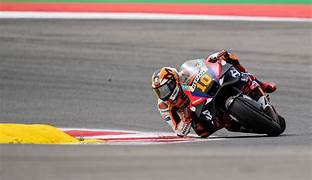
#> input picture DAY 2/img33.jpg, 312 x 180 px, found by its file name
$ python read.py
#> lines starting #> are read from the running program, lines starting #| are printed output that depends on the picture; after the words box and inside, x2 and y2 are one past the last pixel; in counts of white or black regions, pixels touching at a corner belong together
import cv2
import matplotlib.pyplot as plt

img=cv2.imread("img33.jpg")
#> img is the input picture: shape (180, 312, 3); mean B, G, R 125, 131.3, 144.7

gray=cv2.cvtColor(img,cv2.COLOR_BGR2GRAY)
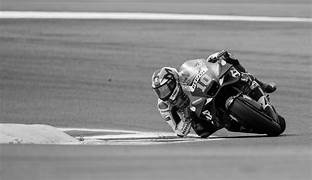
#> gray: shape (180, 312); min 0, max 255, mean 134.6
threshold,thres=cv2.threshold(gray,0,255,cv2.THRESH_BINARY+cv2.THRESH_OTSU)
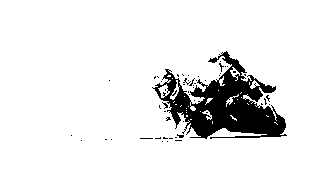
#> thres: shape (180, 312); 90.4% white; 53 black regions (52 under 20 px), largest, box (x1, y1, x2, y2) and area: (152, 51, 287, 139) 5190
#> threshold = 87

plt.imshow(cv2.cvtColor(thres,cv2.COLOR_BGR2RGB))

plt.show()

$ run again, with DAY 2/img3.jpg copied over DAY 2/img33.jpg
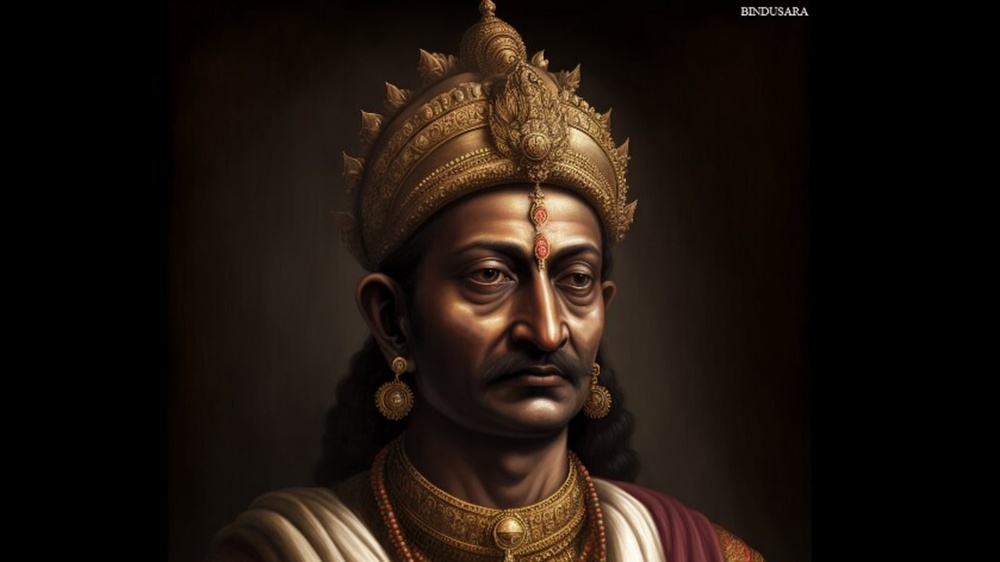
#> input picture DAY 2/img3.jpg, 1000 x 562 px, shrunk from 1600 x 900 before the run, found by its file name
#> img is the input picture: shape (562, 1000, 3); mean B, G, R 13.8, 20.2, 29.6
#> `gray=cv2.cvtColor(img,cv2.COLOR_BGR2GRAY)`:
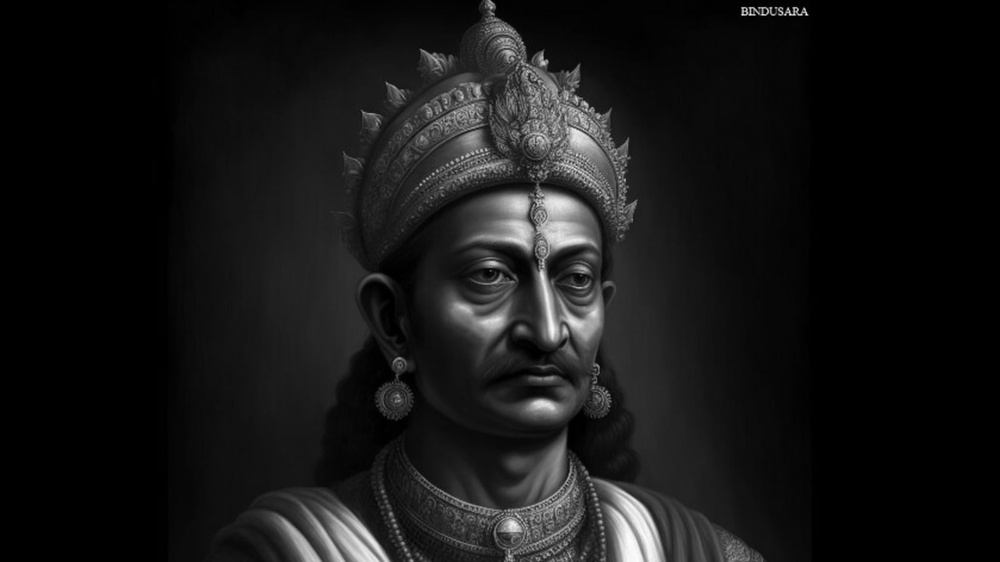
#> gray: shape (562, 1000); min 0, max 253, mean 22.3
#> `threshold,thres=cv2.threshold(gray,0,255,cv2.THRESH_BINARY+cv2.THRESH_..`:
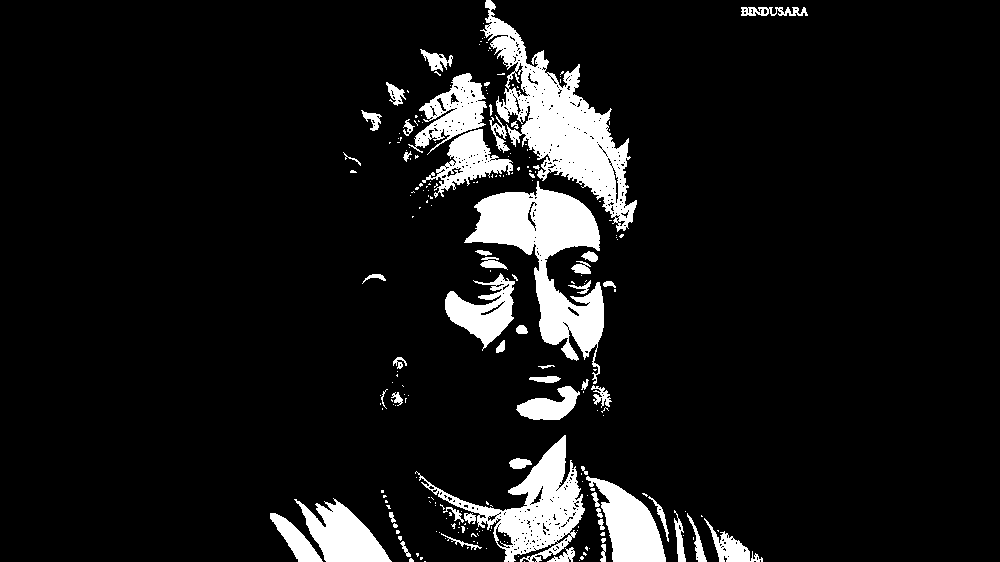
#> thres: shape (562, 1000); 9.1% white; 228 white regions (175 under 20 px), largest, box (x1, y1, x2, y2) and area: (480, 0, 637, 232) 11304, (464, 181, 604, 384) 10159, (415, 435, 585, 562) 6556
#> threshold = 65
